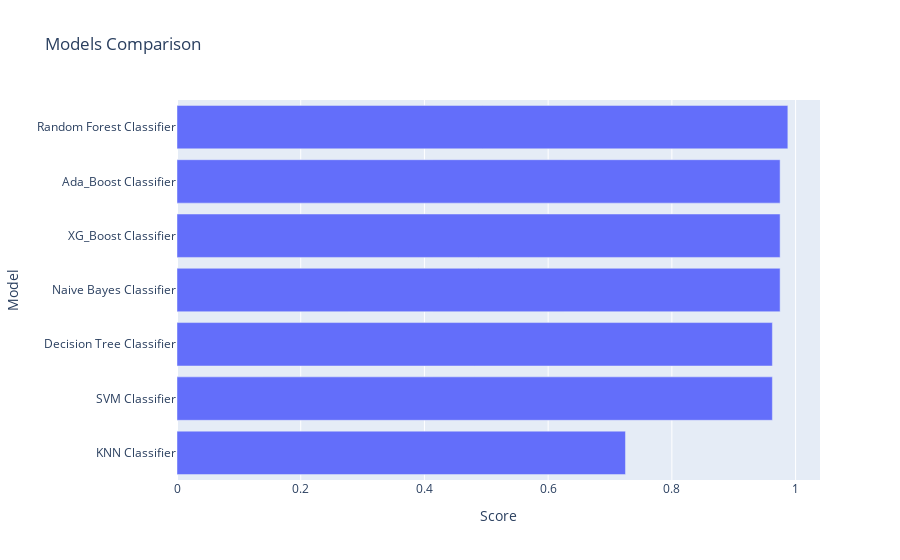

Notebook code for this chart:
### Markdown cell above
# Model Comparison

### Code cell
models = pd.DataFrame({
    'Model' : [ 'Random Forest Classifier', 'SVM Classifier', 'Naive Bayes Classifier','KNN Classifier',
             'XG_Boost Classifier', 'Decision Tree Classifier', 'Ada_Boost Classifier'],
    'Score' : [rand_forest_acc, svm_acc, gnb_acc, knn_acc, xgb_acc, dtc_acc, ada_acc]
})


sorted_models = models.sort_values(by = 'Score', ascending = True)

fig = px.bar(data_frame = sorted_models, x = 'Score', y = 'Model',
       title = 'Models Comparison')

fig.show()

### Figure 1 — Plotly figure (JSON) as saved in the notebook; plotly's stock layout.template omitted (floating-point values rounded to 4 significant figures)
{"data": [{"alignmentgroup": "True", "hovertemplate": "Score=%{x}<br>Model=%{y}<extra></extra>", "legendgroup": "", "marker": {"color": "#636efa", "pattern": {"shape": ""}}, "name": "", "offsetgroup": "", "orientation": "h", "showlegend": false, "textposition": "auto", "type": "bar", "x": [0.725, 0.9625, 0.9625, 0.975, 0.975, 0.975, 0.9875], "xaxis": "x", "y": ["KNN Classifier", "SVM Classifier", "Decision Tree Classifier", "Naive Bayes Classifier", "XG_Boost Classifier", "Ada_Boost Classifier", "Random Forest Classifier"], "yaxis": "y"}], "layout": {"barmode": "relative", "legend": {"tracegroupgap": 0}, "title": {"text": "Models Comparison"}, "xaxis": {"anchor": "y", "domain": [0, 1], "title": {"text": "Score"}}, "yaxis": {"anchor": "x", "domain": [0, 1], "title": {"text": "Model"}}}}
